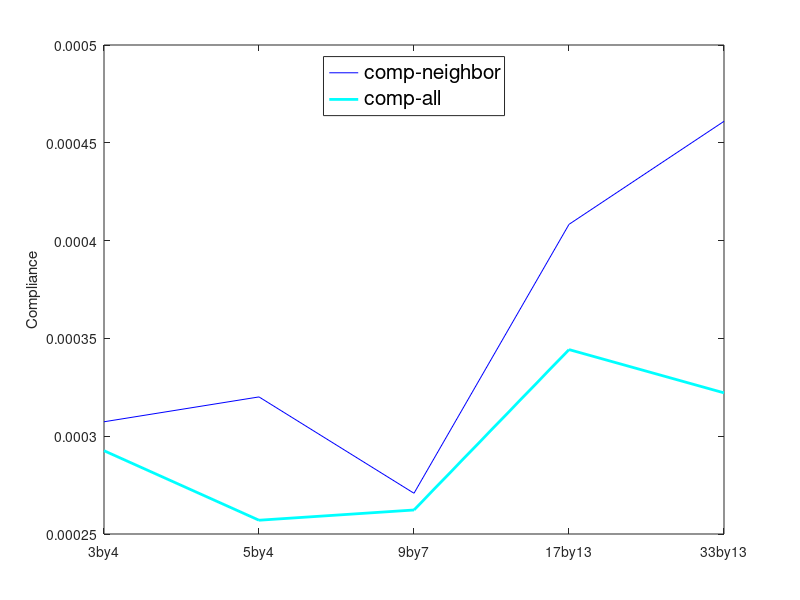

Reproduce this figure in MATLAB. (Note: this script raises an error after producing the figure.)
%%%%%%%%%%%%%%%%%%%%%%%%%%%%%%%%%%%%%%%%%%%%%%%%%%%%%%%%%%%%%%%%%%%%%%%%%%%
%%% Raw data %%%%%%%%%%%%%%%%%%%%%%%%%%%%%%%%%%%%%%%%%%%%%%%%%%%%%%%%%%%%%%

% V_con = 8;
% rho_min = 10^-6;
% max_iopt = 100;
% p = 1.5;
% eps = 10^-8;
% eta = 0.99;
% 
% 3by4
% last C
%      3.073765992601978e-04
% 
% % 3by4_all
% last C
%      2.925907315631312e-04
%

% % 5by4
% last C
%      3.200848464107341e-04
% 
% % 5by4_all
% last C
%      2.570412910770580e-04
% 

% % 9by7
% last C
%      2.708306212817123e-04
% 
% % 9by7_all
% last C
%      2.622777052715254e-04
% 

% % 17by13
% last C
%      4.083069347314601e-04
% % 17by13_all
% last C
%      2.272240249219025e-04


% % 33by13
% last C
%      4.609825452504953e-04
% 
% % 33by13_all
% last C
%      2.221576476174534e-04


% 9by7_all with changing p

% p = 1,                      C = 1.709746470414343e-04, internal rho = 2.461916696834469e+00, intermediate = 212, 
% p = 1.100000000000000e+00   C = 2.333910874519611e-04, internal rho = 1.222000141102987e+00, intermediate = 247,
% p = 1.200000000000000e+00   C = 2.180648702397532e-04, internal rho = 1.554122755398698e+00, intermediate = 66,
% p = 1.300000000000000e+00   C = 2.491635469645087e-04, internal rho = 1.479864333355276e-01, intermediate = 6,
% p = 1.400000000000000e+00   C = 2.500863388599038e-04, internal rho = 8.498925416403984e-01, intermediate = 12,
% p = 1.500000000000000e+00   C = 2.622777052715254e-04, internal rho = 1.476768026938349e+00, intermediate = 5,
% p = 1.600000000000000e+00   C = 2.303695191930346e-04, internal rho = 1.172169515154041e+00, intermediate = 3,
% p = 1.700000000000000e+00   C = 2.430982791389462e-04, internal rho = 1.458236051344280e+00, intermediate = 4,
% p = 1.800000000000000e+00   C = 4.000489085006948e-04, internal rho = 2.944720441971276e-01, intermediate = 3,
% p = 1.900000000000000e+00   C = 4.006615950920616e-04, internal rho = 3.934849361070566e-01, intermediate = 22,
% p = 2                       C = 2.115983239743828e-04, internal rho = 6.491663098115975e-01, intermediate = 16,


%%%%%%%%%%%%%%%%%%%%%%%%%%%%%%%%%%%%%%%%%%%%%%%%%%%%%%%%%%%%%%%%%%%%%%%%%%%
%%% Elaboration %%%%%%%%%%%%%%%%%%%%%%%%%%%%%%%%%%%%%%%%%%%%%%%%%%%%%%%%%%%

C =     [3.073765992601978e-04, 3.200848464107341e-04, 2.708306212817123e-04, 4.083069347314601e-04, 4.609825452504953e-04];
C_all = [2.925907315631312e-04, 2.570412910770580e-04, 2.622777052715254e-04, 3.442854107124029e-04, 3.221576476174534e-04];

x = 1:length(C);

p = [1,1.1, 1.2, 1.3, 1.4, 1.5, 1.6, 1.7, 1.8, 1.9, 2];
C2 = [   1.709746470414343e-04,
        2.333910874519611e-04,
        2.180648702397532e-04,
        2.491635469645087e-04,
        2.500863388599038e-04,
        2.622777052715254e-04,
        2.303695191930346e-04,
        2.430982791389462e-04,
        4.000489085006948e-04,
        4.006615950920616e-04,
        2.115983239743828e-04];
rho =   [2.461916696834469e+00,
        1.222000141102987e+00,
        1.554122755398698e+00,
        1.479864333355276e-01,
        8.498925416403984e-01,
        1.476768026938349e+00,
        1.172169515154041e+00,
        1.458236051344280e+00,
        2.944720441971276e-01,
        3.934849361070566e-01,
        6.491663098115975e-01];

intermediate = [212,
                247,
                66,
                6,
                12,
                5,
                3,
                4,
                3,
                22,
                16];

figure

plot(x,C, 'b-', x,C_all, 'c-' ,'LineWidth', 2);
ylabel('Compliance')
xticks([1 2 3 4 5])
xticklabels({'3by4','5by4','9by7','17by13','33by13'})
legend('comp-neighbor', 'comp-all','location','north','FontSize',15)


figure
yyaxis left
plot(p,C2, 'b-', 'LineWidth', 2)
ylabel('Compliance')

yyaxis right
semilogy(p,intermediate, 'r-', 'LineWidth', 2)
ylabel('intermediate elements (log)')
xlabel('p')
legend('compliance', 'intermediate elements', 'Location','north','FontSize',15)


